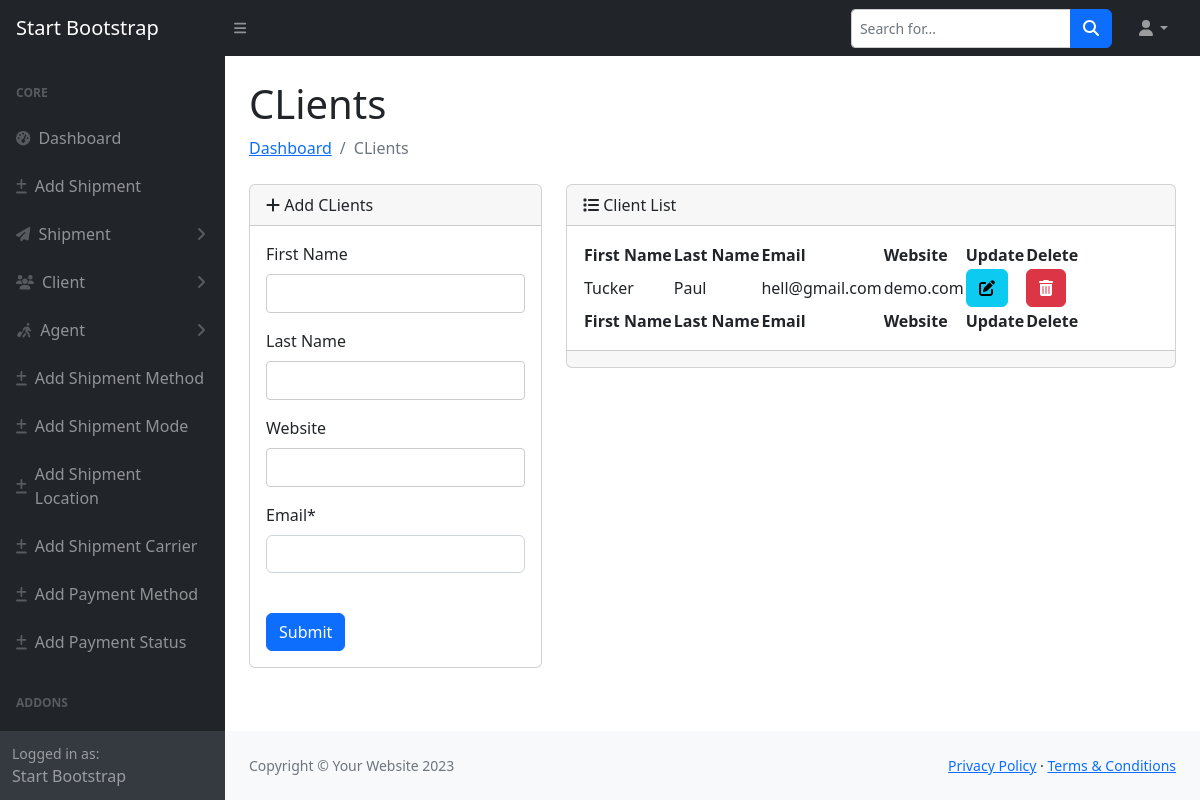
Screenshot of /shipment/add-clients/ with the database file from the repository.
### shipment/models.py (models this page shows, shortened)
class Client(models.Model):
	First_Name = models.CharField(max_length=20,null=True, blank=True,)
	Last_Name = models.CharField(max_length=20,null=True, blank=True,)
	website = models.CharField(max_length=10,null=True, blank=True,)
	email = models.EmailField()

### shipment/views.py (the view)
# urls.py: path('add-clients/', add_clients, name="add_clients"),
def add_clients(request):
	client_list = Client.objects.all()
	if request.method == 'POST':
		form = ClientForm(request.POST)
		if form.is_valid():
			form.save()
			return redirect('add_clients')
	else:
		form = ClientForm()
	return render(request, 'dashboard/add_clients.html', {"form": form, "client_list": client_list})

### shipment/forms.py
class ClientForm(forms.ModelForm):
    class Meta:
        model = Client
        fields = ['First_Name', 'Last_Name', 'website', 'email']

### templates/dashboard/add_clients.html (shortened to what this page needs)
{% extends 'dashboard/main.html'%}
{% load crispy_forms_tags %}
{% block content %}
{% include 'dashboard/sidebar.html'%}
<div id="layoutSidenav_content">
    <main>
        <div class="container-fluid px-4">
            <h1 class="mt-4">CLients</h1>
            <ol class="breadcrumb mb-4">
                <li class="breadcrumb-item"><a href="{% url 'dashboard' %}">Dashboard</a></li>
                <li class="breadcrumb-item active"> CLients</li>
            </ol>
            <div class="row">
                <div class="col-lg-4">
                    <div class="card mb-4">
                        <div class="card-header">
                            <i class="fa-solid fa-plus"></i>
                            Add CLients
                        </div>
                        <div class="card-body">
                            <form action="{% url 'add_clients' %}" method="post">
                                {{form | crispy}}
                                <br>
                                <button type="submit" class="btn btn-primary">Submit</button>
                            </form>
                        </div>
                    </div>
                </div>
                <div class="col-lg-8">
                    <div class="card mb-8">
                        <div class="card-header">
                            <i class="fa-solid fa-list"></i>
                            Client List
                        </div>
                        <div class="card-body">
                            {% if client_list %}
                            <table id="datatablesSimple">
                                <thead>
                                    <tr>
                                        <th>First Name</th>
                                        <th>Last Name</th>
                                        <th>Email</th>
                                        <th>Website</th>
                                        <th>Update</th>
                                        <th>Delete</th>
                                    </tr>
                                </thead>
                                <tfoot>
                                    <tr>
                                       <th>First Name</th>
                                        <th>Last Name</th>
                                        <th>Email</th>
                                        <th>Website</th>
                                        <th>Update</th>
                                        <th>Delete</th>
                                    </tr>
                                </tfoot>
                                <tbody>
                                	{% for c in client_list %}
                                    <tr>
                                        <td>{{c.First_Name}}</td>
                                        <td>{{c.Last_Name}}</td>
                                        <td>{{c.email}}</td>
                                        <td>{{c.website}}</td>
                                        <td><button class="btn btn-info"><i class="fa-solid fa-pen-to-square"></i></i></button></td>
                                        <td><button class="btn btn-danger"><i class="fa-solid fa-trash-can"></i></button></td>
                                    </tr>
                                    {% endfor %}
                                </tbody>
                            </table>
                            {% endif %}
                        </div>
                        <div class="card-footer small text-muted"></div>
                    </div>
                </div>
            </div>
        </div>
    </main>
    {% endblock %}

### templates/dashboard/main.html (style rules this page uses)
input[type="text"], input[type="password"], textarea { padding: 8px; border: 1px solid #ccc; border-radius: 4px; font-size: 14px; }

### rows the page displays
Client: First_Name "Tucker", Last_Name "Paul", email "hell@gmail.com", website "demo.com"
